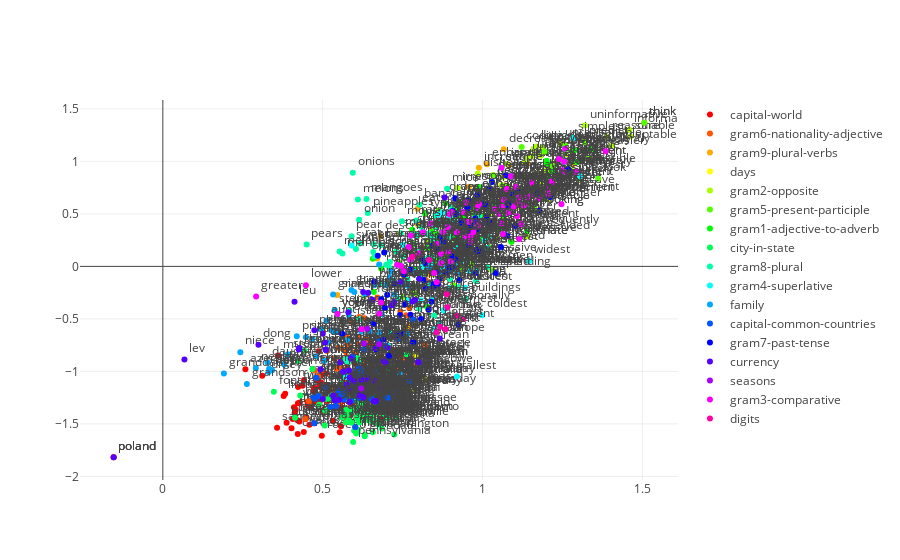

The code cell stored with this chart in its notebook:
### Markdown cell above
#### Note: Notice how for 2D word2vec the words seem to be embedded on a line (perhaps in higher dimensions this is still a relatively limited submanifold. This is similar to what Fig 3 from Hashimoto et al shows

### Code cell
plot_embeddings(model, labeled_word_dict, ratio_words=1, aggregate="w")

### Figure 1 — Plotly figure (JSON) as saved in the notebook; plotly's stock layout.template omitted (floating-point values rounded to 4 significant figures; data arrays with more than 128 entries replaced by an {"elided": "..."} marker saying what was removed)
{"data": [{"marker": {"color": "rgb(255, 0, 0)"}, "mode": "markers+text", "name": "capital-world", "text": {"elided": "232 str values"}, "textposition": "top right", "type": "scatter", "x": {"elided": "232 float values"}, "y": {"elided": "232 float values"}}, {"marker": {"color": "rgb(255, 84, 0)"}, "mode": "markers+text", "name": "gram6-nationality-adjective", "text": ["albanian", "switzerland", "norway", "argentinean", "cambodia", "croatia", "israeli", "cambodian", "macedonia", "colombia", "australia", "egypt", "slovakia", "malta", "iceland", "german", "irish", "french", "thailand", "ukrainian", "greece", "australian", "swiss", "japanese", "icelandic", "chinese", "russian", "moldova", "spanish", "chilean", "sweden", "english", "argentina", "italy", "russia", "israel", "germany", "portuguese", "korean", "peruvian", "thai", "ukraine", "spain", "denmark", "france", "albania", "belorussian", "brazil", "mexican", "maltese", "india", "peru", "brazilian", "ireland", "colombian", "polish", "japan", "norwegian", "korea", "danish", "moldovan", "austrian", "china", "indian", "chile", "belarus", "austria", "greek", "dutch", "slovakian", "portugal", "england", "croatian", "poland", "italian", "egyptian", "macedonian", "swedish", "netherlands", "mexico", "bulgarian", "bulgaria"], "textposition": "top right", "type": "scatter", "x": [0.7432, 0.5244, 0.5657, 0.4762, 0.6914, 0.5747, 0.5927, 0.7582, 0.6967, 0.5516, 0.7705, 0.6769, 0.4465, 0.7304, 0.7917, 0.575, 0.673, 0.5833, 0.5725, 0.4863, 0.617, 0.7493, 0.544, 0.6305, 0.7714, 0.5014, 0.5384, 0.66, 0.6728, 0.5496, 0.5518, 0.8232, 0.5381, 0.5678, 0.564, 0.6743, 0.4873, 0.6346, 0.8199, 0.5133, 0.6144, 0.5843, 0.5423, 0.6211, 0.5566, 0.686, 0.6974, 0.6248, 0.6033, 0.7697, 0.6643, 0.5341, 0.5071, 0.7514, 0.5763, 0.4657, 0.582, 0.6314, 0.6603, 0.5743, 0.6807, 0.5596, 0.4803, 0.6487, 0.4566, 0.6638, 0.5507, 0.6385, 0.572, 0.5786, 0.5851, 0.6526, 0.5642, -0.1538, 0.6125, 0.6711, 0.761, 0.6133, 0.6315, 0.6671, 0.5859, 0.5006], "y": [-0.4298, -1.338, -1.267, -0.9911, -0.9064, -1.126, -0.5316, -0.5786, -0.9218, -1.293, -1.091, -0.7089, -1.454, -0.9838, -0.922, -0.6703, -0.6988, -0.6914, -1.132, -1.049, -1.022, -0.8805, -0.9712, -0.4941, -0.3974, -0.6193, -0.8763, -1.158, -0.6333, -0.7743, -1.269, -0.1312, -1.275, -1.185, -1.004, -0.4627, -1.234, -0.6917, -0.751, -0.805, -0.4826, -1.059, -1.328, -1.225, -1.235, -0.9452, -1.184, -1.081, -0.816, -0.5606, -0.7787, -1.176, -0.8961, -1.039, -0.7368, -0.6951, -0.9923, -0.8998, -1.284, -0.8579, -0.7582, -0.9715, -1.06, -0.6274, -1.284, -1.127, -1.282, -0.2687, -0.8104, -1.103, -1.223, -1.261, -0.788, -1.818, -0.6731, -0.2958, -0.466, -0.7458, -1.207, -1.283, -0.7711, -1.264]}, {"marker": {"color": "rgb(255, 170, 0)"}, "mode": "markers+text", "name": "gram9-plural-verbs", "text": ["predicts", "sit", "sees", "sing", "talks", "thinks", "enhances", "shuffles", "sings", "works", "shuffle", "sits", "listens", "provide", "say", "writes", "enhance", "find", "generate", "increase", "speaks", "screams", "search", "vanishes", "describes", "implements", "generates", "estimates", "implement", "goes", "see", "swims", "decrease", "write", "says", "vanish", "scream", "eats", "work", "estimate", "swim", "think", "eat", "increases", "predict", "plays", "slows", "decreases", "searches", "walks", "talk", "slow", "provides", "walk", "listen", "play", "describe", "speak", "go", "finds"], "textposition": "top right", "type": "scatter", "x": [0.9578, 1.021, 0.7628, 0.8178, 0.8487, 0.9492, 1.014, 0.894, 0.5455, 0.8036, 0.8223, 0.7685, 0.8307, 1.131, 1.332, 0.6701, 1.072, 1.281, 1.194, 0.9941, 0.8101, 0.738, 1.097, 0.842, 0.6817, 0.9995, 1.084, 1.021, 1.114, 0.8893, 1.218, 0.834, 1.034, 1.231, 0.9137, 1.189, 0.7377, 0.7967, 1.064, 1.046, 0.9651, 1.506, 1.071, 0.9887, 1.32, 0.5207, 1.166, 1.067, 1.069, 0.8733, 1.14, 0.9827, 0.7968, 1.031, 1.083, 0.9105, 1.084, 1.07, 1.162, 0.7532], "y": [0.7579, 0.1822, -0.04065, -0.0679, -0.04918, 0.5227, 0.9729, 0.1841, -0.2719, 0.0879, 0.04576, -0.5722, 0.2461, 0.846, 1.032, 0.07571, 0.768, 0.9685, 1.095, 0.5611, 0.1806, 0.3109, 0.6947, 0.3559, 0.2865, 0.5996, 0.9637, 0.4216, 0.7458, 0.2045, 0.9507, -0.07823, 0.867, 0.7585, 0.5217, 0.7047, 0.03731, 0.55, 0.4637, 0.6194, 0.01221, 1.368, 0.7677, 0.9403, 1.186, -0.73, 0.764, 1.115, 0.7703, -0.1253, 0.9816, 0.5588, 0.4023, -0.03561, 0.6247, -0.1809, 0.7576, 0.4331, 0.5642, -0.08898]}, {"marker": {"color": "rgb(255, 255, 0)"}, "mode": "markers+text", "name": "days", "text": ["tuesday", "monday", "friday", "wednesday", "thursday"], "textposition": "top right", "type": "scatter", "x": [0.7833, 0.8204, 0.7906, 0.7692, 0.7541], "y": [-1.183, -1.08, -0.842, -1.173, -1.174]}, {"marker": {"color": "rgb(170, 255, 0)"}, "mode": "markers+text", "name": "gram2-opposite", "text": ["impossible", "undecided", "logical", "unclear", "uninformative", "unconvincing", "unethical", "informative", "comfortable", "inconsistent", "responsible", "unsure", "uncertain", "uncompetitive", "inconvenient", "efficient", "unimpressive", "illogical", "convincing", "sure", "consistent", "uninformed", "dishonest", "acceptable", "ethical", "unreasonable", "unproductive", "informed", "fortunate", "clear", "decided", "unfortunate", "impressive", "productive", "inefficient", "reasonable", "impossibly", "unpleasant", "certain", "unaware", "irrational", "unacceptable", "honest", "unlikely", "possible", "competitive", "likely", "distasteful", "uncomfortable", "known", "unknown", "convenient", "possibly", "pleasant", "aware", "rational", "irresponsible", "tasteful"], "textposition": "top right", "type": "scatter", "x": [1.277, 1.14, 1.169, 1.168, 1.32, 1.132, 1.199, 1.46, 1.108, 1.183, 0.845, 1.175, 1.028, 0.8592, 1.19, 1.295, 1.048, 1.19, 0.9737, 1.463, 1.182, 1.156, 0.9853, 1.403, 1.064, 1.243, 1.171, 0.9229, 1.09, 1.222, 0.8462, 1.067, 0.9657, 1.216, 1.2, 1.391, 1.06, 1.14, 1.06, 0.8766, 1.075, 1.182, 1.262, 1.266, 1.203, 0.9296, 1.304, 1.223, 1.104, 0.628, 0.8363, 1.205, 0.9213, 0.7787, 1.229, 1.16, 0.9223, 0.9755], "y": [0.9233, 0.2843, 1.143, 0.7968, 1.341, 0.9875, 0.9111, 1.3, 0.567, 0.7952, 0.101, 0.8739, 0.5008, 0.05371, 0.6521, 0.994, 0.2641, 1.129, 0.619, 1.236, 0.7974, 1.052, 0.8857, 1.149, 0.846, 1.17, 0.8894, 0.1566, 0.2353, 0.7685, -0.07398, 0.5994, 0.07102, 0.7176, 0.9054, 1.235, 0.6701, 1.033, 0.7748, 0.3396, 0.9752, 1.054, 1.07, 0.9326, 0.8345, -0.04043, 0.8248, 0.9802, 0.7579, -0.2803, 0.0259, 0.6396, 0.5595, -0.2578, 0.7356, 1.121, 0.746, 0.6031]}, {"marker": {"color": "rgb(84, 255, 0)"}, "mode": "markers+text", "name": "gram5-present-participle", "text": ["debugging", "vanish", "describe", "going", "think", "walk", "fly", "inventing", "reading", "say", "describing", "predicting", "dancing", "write", "swimming", "swim", "shuffle", "increase", "generate", "read", "implementing", "running", "sit", "jumping", "go", "run", "decrease", "listen", "walking", "see", "debug", "slowing", "flying", "look", "code", "enhance", "shuffling", "decreasing", "sitting", "screaming", "invent", "saying", "move", "looking", "thinking", "playing", "play", "moving", "seeing", "sing", "discover", "dance", "writing", "predict", "vanishing", "slow", "implement", "generating", "increasing", "coding", "listening", "singing", "enhancing", "jump", "discovering", "scream"], "textposition": "top right", "type": "scatter", "x": [1.259, 1.189, 1.084, 1.212, 1.506, 1.031, 0.8359, 0.8555, 1.015, 1.332, 0.906, 1.023, 0.725, 1.231, 0.7447, 0.9651, 0.8223, 0.9941, 1.194, 1.268, 1.008, 0.8665, 1.021, 0.8968, 1.162, 0.935, 1.034, 1.083, 0.9273, 1.218, 1.262, 1.081, 0.6833, 1.362, 0.8633, 1.072, 0.9634, 1.03, 0.8155, 0.6927, 1.107, 1.096, 1.057, 1.178, 1.11, 0.7338, 0.9105, 0.8927, 0.9777, 0.8178, 0.9158, 0.7531, 0.8563, 1.32, 0.8444, 0.9827, 1.114, 0.9532, 0.9615, 1.123, 0.962, 0.7021, 0.9838, 0.7919, 0.8331, 0.7377], "y": [1.15, 0.7047, 0.7576, 0.6607, 1.368, -0.03561, 0.2397, 0.2766, 0.4734, 1.032, 0.5269, 0.743, -0.1653, 0.7585, -0.6396, 0.01221, 0.04576, 0.5611, 1.095, 0.9269, 0.5908, -0.1127, 0.1822, 0.1392, 0.5642, -0.006899, 0.867, 0.6247, -0.1298, 0.9507, 1.113, 0.6054, -0.3124, 0.8363, 0.5292, 0.768, 0.5398, 0.8046, -0.1307, 0.1313, 0.6469, 0.6841, 0.3204, 0.5298, 0.7105, -0.653, -0.1809, -0.005725, 0.4596, -0.0679, 0.2388, -0.2889, 0.1808, 1.186, 0.1999, 0.5588, 0.7458, 0.5526, 0.3963, 1.138, 0.3131, -0.271, 0.6799, -0.2556, 0.1675, 0.03731]}, {"marker": {"color": "rgb(0, 255, 0)"}, "mode": "markers+text", "name": "gram1-adjective-to-adverb", "text": ["most", "slowly", "slow", "completely", "fortunate", "quickly", "sudden", "swiftly", "reluctantly", "safely", "complete", "unfortunate", "furiously", "cheerfully", "usual", "typical", "amazing", "professional", "freely", "typically", "quiet", "immediate", "obvious", "usually", "rapid", "quick", "furious", "safe", "amazingly", "immediately", "suddenly", "possible", "quietly", "fortunately", "lucky", "unfortunately", "happy", "rapidly", "rare", "precise", "apparent", "mostly", "possibly", "reluctant", "apparently", "serious", "precisely", "infrequent", "efficient", "professionally", "free", "swift", "cheerful", "calmly", "calm", "luckily", "efficiently", "obviously", "rarely", "seriously", "happily", "occasional", "infrequently", "occasionally"], "textposition": "top right", "type": "scatter", "x": [0.842, 0.9146, 0.9827, 0.9892, 1.09, 0.8814, 0.8565, 0.8555, 0.6831, 0.9763, 0.9055, 1.067, 0.6571, 0.8931, 0.9372, 0.8204, 0.9253, 0.7159, 1.155, 0.955, 0.8786, 0.9274, 1.283, 0.9645, 0.8486, 0.9489, 0.6924, 0.987, 1.036, 0.8375, 0.7895, 1.203, 0.8097, 1.052, 0.8285, 1.217, 1.065, 0.8667, 0.901, 1.201, 0.9935, 0.8281, 0.9213, 0.8663, 0.9275, 1.075, 1.202, 1.105, 1.295, 0.8267, 0.9764, 0.6601, 0.7805, 0.8841, 0.9403, 0.9997, 1.34, 1.288, 1.061, 1.051, 0.8932, 0.7847, 1.14, 0.8579], "y": [0.3275, 0.2951, 0.5588, 0.7558, 0.2353, 0.1345, 0.306, 0.05395, -0.02028, 0.3309, 0.2806, 0.5994, 0.07222, 0.4312, 0.6082, 0.5031, 0.2171, -0.9458, 0.7155, 0.6318, 0.1033, 0.2956, 1.099, 0.576, 0.2201, 0.6093, -0.1659, 0.3927, 0.6096, 0.05191, -0.02755, 0.8345, 0.05517, 0.3502, 0.0777, 0.9049, 0.4797, 0.2616, 0.4573, 1.007, 0.4876, 0.1754, 0.5595, 0.2327, 0.4704, 0.7297, 0.9791, 0.3975, 0.994, -0.3833, 0.4953, -0.2443, 0.35, 0.6004, 0.485, 0.2638, 1.112, 1.107, 0.6121, 0.537, 0.08256, 0.2107, 0.3351, 0.2695]}, {"marker": {"color": "rgb(0, 255, 84)"}, "mode": "markers+text", "name": "city-in-state", "text": ["tulsa", "phoenix", "tucson", "irvine", "detroit", "oxnard", "minnesota", "oklahoma", "honolulu", "nevada", "anchorage", "modesto", "huntsville", "houston", "arlington", "memphis", "sacramento", "anaheim", "tennessee", "garland", "dallas", "georgia", "pennsylvania", "worcester", "kansas", "california", "henderson", "pittsburgh", "denver", "ohio", "nashville", "orlando", "colorado", "louisiana", "shreveport", "wisconsin", "spokane", "akron", "toledo", "tacoma", "illinois", "seattle", "minneapolis", "omaha", "philadelphia", "scottsdale", "fremont", "massachusetts", "glendale", "plano", "hialeah", "cleveland", "lexington", "hawaii", "louisville", "kentucky", "indianapolis", "tallahassee", "texas", "amarillo", "michigan", "milwaukee", "tampa", "boston", "chandler", "florida", "portland", "wichita", "austin", "mesa", "atlanta", "nebraska", "reno", "cincinnati", "stockton", "bakersfield", "jacksonville", "irving", "fontana", "chicago", "laredo", "lubbock", "fresno", "arizona", "alabama", "madison", "oakland", "baltimore", "washington", "oregon", "alaska", "indiana", "miami", "maryland"], "textposition": "top right", "type": "scatter", "x": [0.6697, 0.6079, 0.615, 0.5224, 0.6572, 0.6725, 0.5821, 0.6614, 0.5733, 0.6466, 0.7628, 0.4888, 0.6472, 0.5953, 0.724, 0.6551, 0.703, 0.5739, 0.615, 0.4432, 0.5773, 0.6332, 0.5953, 0.5905, 0.6854, 0.5607, 0.43, 0.6111, 0.6053, 0.6318, 0.6536, 0.5272, 0.6157, 0.6327, 0.5764, 0.6218, 0.6641, 0.6617, 0.5079, 0.6343, 0.6052, 0.6459, 0.6588, 0.6935, 0.6239, 0.6078, 0.6836, 0.5066, 0.6315, 0.6067, 0.6589, 0.5948, 0.6107, 0.6764, 0.642, 0.5726, 0.6334, 0.704, 0.6174, 0.5611, 0.6677, 0.6084, 0.638, 0.6444, 0.4228, 0.6512, 0.6773, 0.7301, 0.5572, 0.5342, 0.6331, 0.6743, 0.514, 0.5911, 0.5804, 0.6895, 0.6787, 0.4681, 0.3473, 0.6433, 0.4135, 0.5828, 0.6571, 0.6278, 0.6249, 0.6496, 0.651, 0.6138, 0.6526, 0.7089, 0.7017, 0.5986, 0.65, 0.6105], "y": [-1.292, -0.8759, -1.333, -1.34, -1.222, -1.479, -1.473, -1.48, -1.375, -1.469, -0.8359, -1.319, -1.372, -1.24, -1.601, -1.204, -1.446, -1.365, -1.487, -0.804, -1.262, -1.358, -1.672, -1.489, -1.543, -1.436, -1.228, -1.302, -1.348, -1.605, -1.24, -1.23, -1.4, -1.405, -1.403, -1.448, -1.399, -1.344, -1.375, -1.3, -1.591, -1.161, -1.448, -1.317, -1.326, -1.445, -1.356, -1.514, -1.618, -1.283, -1.455, -1.272, -1.457, -1.025, -1.431, -1.484, -1.373, -1.357, -1.308, -1.228, -1.492, -1.419, -1.461, -1.185, -0.9018, -1.356, -1.284, -1.439, -1.119, -1.266, -1.292, -1.507, -1.265, -1.37, -1.456, -1.408, -1.493, -0.9771, -1.195, -1.169, -1.442, -1.476, -1.58, -1.337, -1.403, -1.439, -1.456, -1.352, -1.258, -1.38, -1.007, -1.566, -1.191, -1.556]}, {"marker": {"color": "rgb(0, 255, 169)"}, "mode": "markers+text", "name": "gram8-plural", "text": ["pigs", "cloud", "dollar", "goat", "onions", "goats", "hand", "colors", "melon", "donkey", "finger", "pear", "woman", "cats", "child", "buildings", "onion", "children", "dollars", "rats", "bananas", "pears", "cow", "men", "computers", "donkeys", "car", "eye", "cat", "cows", "pineapple", "roads", "hands", "dream", "dogs", "building", "women", "bird", "machines", "eyes", "mangoes", "elephants", "mice", "eagle", "snake", "bottles", "mouse", "road", "horse", "melons", "banana", "pig", "mango", "birds", "man", "eagles", "elephant", "fingers", "machine", "monkey", "horses", "bottle", "lions", "cars", "clouds", "pineapples", "computer", "rat", "snakes", "lion", "monkeys", "color", "dreams", "dog"], "textposition": "top right", "type": "scatter", "x": [0.7986, 0.8088, 0.8019, 0.7085, 0.5944, 0.7932, 1.019, 0.9897, 0.553, 0.69, 0.8523, 0.5906, 0.7652, 0.8318, 0.7652, 0.9477, 0.6141, 0.9238, 0.9808, 0.7926, 0.8032, 0.4499, 0.6987, 0.9796, 1.099, 0.7986, 0.8339, 0.8911, 0.729, 0.8431, 0.6042, 0.8486, 0.9032, 0.8073, 0.8965, 0.802, 1.015, 0.7105, 0.9269, 0.9839, 0.6371, 0.8225, 0.8892, 0.6147, 0.6597, 0.8618, 0.7478, 0.5716, 0.7368, 0.6102, 0.6825, 0.6584, 0.5619, 0.852, 0.7845, 0.5788, 0.7208, 1.015, 0.8336, 0.6628, 0.8684, 0.7879, 0.6168, 0.8992, 0.9053, 0.6414, 0.9843, 0.6171, 0.9062, 0.5841, 0.7442, 0.9025, 0.8424, 0.7504], "y": [0.3007, 0.3743, -0.1178, -0.01341, 0.8925, 0.2912, 0.2811, 0.4834, 0.1427, -0.1629, 0.4852, 0.2879, -0.1829, 0.3134, -0.1278, -0.3103, 0.4438, -0.1977, -0.04443, 0.436, 0.5861, 0.2092, 0.01638, -0.1402, 0.6505, 0.1401, -0.1823, 0.4097, 0.1384, 0.2594, 0.1663, -0.4687, 0.0137, -0.06599, 0.2841, -0.4007, -0.007437, 0.04205, 0.5094, 0.4622, 0.6424, 0.01928, 0.7392, -0.4999, 0.2106, 0.4113, 0.4298, -0.8818, -0.3052, 0.6359, 0.2022, 0.1363, 0.1217, 0.3759, -0.05022, -0.9131, -0.1365, 0.5414, 0.2971, 0.09522, -0.00828, 0.3009, -0.903, -0.1207, 0.4468, 0.5087, 0.4781, 0.2175, 0.4949, -0.4219, 0.3165, 0.5601, 0.09369, 0.09647]}, {"marker": {"color": "rgb(0, 255, 255)"}, "mode": "markers+text", "name": "gram4-superlative", "text": ["short", "tasty", "brightest", "shortest", "biggest", "long", "good", "wide", "weak", "large", "lucky", "strange", "hot", "warmest", "worst", "easiest", "weakest", "simple", "big", "lowest", "fastest", "luckiest", "simplest", "tall", "best", "oldest", "cool", "old", "slowest", "greatest", "sweetest", "easy", "youngest", "sweet", "young", "strong", "quickest", "largest", "weird", "dark", "hottest", "longest", "high", "highest", "sharpest", "quick", "great", "smart", "coolest", "slow", "bright", "strongest", "sharp", "strangest", "tallest", "smartest", "warm", "coldest", "darkest", "low", "smallest", "small", "weirdest", "cold", "fast", "bad", "widest"], "textposition": "top right", "type": "scatter", "x": [0.9, 0.8742, 0.8129, 0.9605, 0.8063, 0.9609, 1.256, 0.8918, 1.259, 0.8558, 0.8285, 0.8944, 0.7453, 0.8782, 0.9174, 1.305, 1.016, 1.06, 0.8704, 0.9151, 0.8415, 0.9457, 1.283, 0.754, 0.8773, 0.7049, 0.9394, 0.8568, 0.9431, 0.8092, 0.8367, 1.255, 0.5727, 0.5906, 0.5464, 0.9197, 0.8958, 0.7142, 0.8628, 0.752, 0.8641, 0.849, 0.6773, 0.7683, 0.9693, 0.9489, 0.8704, 0.838, 0.8961, 0.9827, 0.8137, 0.8647, 0.7758, 1.006, 0.9201, 0.8958, 0.8774, 0.9995, 0.8737, 0.8979, 0.836, 0.733, 0.9458, 0.8929, 0.8912, 1.089, 1.146], "y": [0.04656, 0.5122, -0.006685, -0.04591, -0.3233, 0.2334, 0.9977, 0.1417, 1.121, 0.2157, 0.0777, 0.4878, 0.003019, -0.4174, 0.1718, 0.8596, 0.1758, 0.9388, 0.0332, 0.036, -0.3228, -0.204, 1.223, -0.04693, -0.01658, -0.7583, 0.5182, -0.152, 0.05613, -0.1143, 0.03, 0.9019, -1.053, 0.1991, -0.4527, 0.3254, -0.02989, -0.6356, 0.4922, 0.205, -0.5368, -0.5975, -0.4503, -0.3173, 0.3181, 0.6093, 0.1195, 0.4081, -0.2079, 0.5588, 0.3259, -0.06231, 0.2948, 0.2492, -1.049, -0.03178, 0.3275, -0.4652, 0.05605, 0.4953, 0.002614, 0.01591, 0.2443, 0.141, 0.3757, 0.8579, 0.05102]}, {"marker": {"color": "rgb(0, 169, 255)"}, "mode": "markers+text", "name": "family", "text": ["sister", "aunt", "woman", "girl", "sisters", "bride", "stepfather", "princess", "his", "nephew", "granddaughter", "sons", "dad", "boy", "stepmother", "grandpa", "father", "daughter", "stepsister", "her", "uncle", "grandmother", "stepson", "husband", "son", "mom", "grandson", "queen", "policeman", "stepbrother", "wife", "grandfather", "brother", "she", "grandma", "king", "groom", "mother", "brothers", "niece", "man", "prince", "daughters", "stepdaughter", "policewoman", "he"], "textposition": "top right", "type": "scatter", "x": [0.6214, 0.512, 0.7652, 0.7396, 0.6755, 0.6622, 0.5273, 0.419, 0.5991, 0.2909, 0.1911, 0.6859, 0.7144, 0.7246, 0.5376, 0.5328, 0.6492, 0.3273, 0.4476, 0.7101, 0.4967, 0.5818, 0.3308, 0.7661, 0.3419, 0.6769, 0.2628, 0.5196, 0.6322, 0.3909, 0.5064, 0.5347, 0.4787, 0.9209, 0.5901, 0.4678, 0.6998, 0.6852, 0.5757, 0.2425, 0.7845, 0.3799, 0.7413, 0.3326, 0.5405, 0.8325], "y": [-0.621, -0.5148, -0.1829, -0.1696, -0.6278, -0.1765, -0.6111, -0.6663, -0.243, -0.9671, -1.02, -0.8949, -0.0448, -0.2685, -0.4148, -0.2673, -0.6212, -0.9148, -0.674, -0.1032, -0.5978, -0.4641, -1.007, -0.6414, -0.9892, 0.01855, -1.119, -0.7249, -0.2671, -0.8376, -0.8991, -0.6238, -0.8562, -0.06413, -0.2253, -0.6917, -0.1766, -0.4566, -0.7031, -0.8173, -0.05022, -0.9333, -1.02, -0.9747, -0.618, -0.008574]}, {"marker": {"color": "rgb(0, 85, 255)"}, "mode": "markers+text", "name": "capital-common-countries", "text": ["havana", "vietnam", "bangkok", "berlin", "pakistan", "athens", "japan", "london", "paris", "oslo", "england", "tokyo", "china", "ottawa", "canberra", "stockholm", "finland", "canada", "australia", "egypt", "iraq", "beijing", "moscow", "afghanistan", "rome", "tehran", "greece", "switzerland", "norway", "baghdad", "germany", "madrid", "spain", "france", "islamabad", "helsinki", "thailand", "kabul", "sweden", "italy", "cairo", "hanoi", "russia", "cuba", "iran", "bern"], "textposition": "top right", "type": "scatter", "x": [0.541, 0.7992, 0.5583, 0.4756, 0.6967, 0.5972, 0.582, 0.6095, 0.5084, 0.615, 0.6526, 0.5897, 0.4803, 0.7044, 0.7205, 0.5675, 0.5901, 0.6812, 0.7705, 0.6769, 0.7817, 0.6638, 0.5495, 0.7349, 0.5933, 0.6156, 0.617, 0.5244, 0.5657, 0.6283, 0.4873, 0.4714, 0.5423, 0.5566, 0.6188, 0.6022, 0.5725, 0.6631, 0.5518, 0.5678, 0.6108, 0.6166, 0.564, 0.6224, 0.5099, 0.4742], "y": [-1.285, -0.9129, -1.243, -1.26, -0.7539, -1.152, -0.9923, -1.144, -1.15, -1.251, -1.261, -1.109, -1.06, -1.251, -1.192, -1.234, -1.282, -1.162, -1.091, -0.7089, -0.5039, -1.289, -1.188, -0.6909, -0.8562, -1.03, -1.022, -1.338, -1.267, -0.7923, -1.234, -1.251, -1.328, -1.235, -1.127, -1.533, -1.132, -0.998, -1.269, -1.185, -0.979, -0.9999, -1.004, -0.9799, -0.794, -1.493]}, {"marker": {"color": "rgb(0, 0, 255)"}, "mode": "markers+text", "name": "gram7-past-tense", "text": ["screamed", "running", "walking", "knew", "writing", "feeding", "seeing", "screaming", "selling", "striking", "struck", "decreased", "going", "reading", "spent", "listened", "saw", "swam", "paid", "went", "enhancing", "hitting", "sang", "sitting", "hiding", "swimming", "dancing", "spending", "sat", "knowing", "taking", "flying", "listening", "vanished", "sleeping", "thought", "hid", "generated", "slowed", "predicting", "falling", "implementing", "enhanced", "took", "thinking", "singing", "slowing", "danced", "shrank", "generating", "slept", "moving", "described", "hit", "read", "vanishing", "looking", "moved", "flew", "increasing", "decreasing", "said", "increased", "describing", "predicted", "playing", "wrote", "implemented", "looked", "paying", "ran", "fed", "sold", "saying", "walked", "jumped", "fell", "shrinking", "played", "jumping"], "textposition": "top right", "type": "scatter", "x": [0.8211, 0.8665, 0.9273, 1.077, 0.8563, 0.9512, 0.9777, 0.6927, 0.8854, 0.8785, 0.7577, 0.915, 1.212, 1.015, 0.9243, 0.9825, 0.8599, 0.7075, 0.9863, 0.8319, 0.9838, 0.7533, 0.5614, 0.8155, 0.9066, 0.7447, 0.725, 1.041, 0.7421, 1.173, 0.9187, 0.6833, 0.962, 0.9785, 0.8122, 1.081, 0.7746, 1.073, 1.058, 1.023, 0.9044, 1.008, 0.9545, 0.7747, 1.11, 0.7021, 1.081, 0.6944, 0.8599, 0.9532, 0.8469, 0.8927, 0.6725, 0.8214, 1.268, 0.8444, 1.178, 0.7833, 0.6669, 0.9615, 1.03, 0.9321, 0.8682, 0.906, 0.9172, 0.7338, 0.6621, 1.024, 1.102, 0.9602, 0.6893, 0.9561, 0.808, 1.096, 0.8405, 0.8472, 0.6583, 0.9845, 0.6372, 0.8968], "y": [0.02973, -0.1127, -0.1298, 0.2946, 0.1808, 0.6133, 0.4596, 0.1313, -0.05734, 0.237, -0.3601, 0.6491, 0.6607, 0.4734, -0.5509, 0.1561, -0.05172, -0.8513, 0.1452, -0.4112, 0.6799, -0.07805, -0.6418, -0.1307, 0.09274, -0.6396, -0.1653, -0.06287, -0.4637, 0.6941, 0.06631, -0.3124, 0.3131, -0.06348, 0.06405, 0.5808, -0.02874, 0.8669, 0.1837, 0.743, -0.01073, 0.5908, 0.6305, -0.4606, 0.7105, -0.271, 0.6054, -0.3969, -0.1684, 0.5526, -0.1708, -0.005725, 0.1022, -0.2112, 0.9269, 0.1999, 0.5298, -0.7219, -0.7895, 0.3963, 0.8046, 0.4182, 0.2743, 0.5269, 0.4986, -0.653, -0.1447, 0.4151, 0.3877, 0.3196, -0.6949, 0.207, -0.5019, 0.6841, -0.3372, -0.1969, -0.5461, 0.3498, -1.062, 0.1392]}, {"marker": {"color": "rgb(84, 0, 255)"}, "mode": "markers+text", "name": "currency", "text": ["mexico", "algeria", "euro", "yen", "latvia", "dinar", "brazil", "lev", "india", "poland", "europe", "real", "romania", "lithuania", "rupee", "thailand", "dollar", "baht", "litas", "dong", "dram", "won", "armenia", "croatia", "canada", "leu", "rial", "kwanza", "nigeria", "angola", "bulgaria", "japan", "vietnam", "iran", "forint", "kuna", "hungary", "malaysia", "denmark", "cambodia", "krona", "russia", "argentina", "sweden", "ruble", "krone", "ukraine", "naira", "peso", "korea", "ringgit", "riel", "macedonia", "usa"], "textposition": "top right", "type": "scatter", "x": [0.6671, 0.6221, 0.7031, 0.5802, 0.6268, 0.5077, 0.6248, 0.06761, 0.6643, -0.1538, 0.8666, 0.9846, 0.5845, 0.5813, 0.7892, 0.5725, 0.8019, 0.781, 0.7163, 0.2992, 0.8819, 0.6145, 0.5876, 0.5747, 0.6812, 0.412, 0.4268, 0.555, 0.642, 0.6633, 0.5006, 0.582, 0.7992, 0.5099, 0.6553, 0.5004, 0.5327, 0.5977, 0.6211, 0.6914, 0.7429, 0.564, 0.5381, 0.5518, 0.7237, 0.4252, 0.5843, 0.6267, 0.474, 0.6603, 0.6426, 0.4929, 0.6967, 0.6233], "y": [-1.283, -1.082, -0.7725, -0.4368, -1.248, -0.7242, -1.081, -0.8862, -0.7787, -1.818, -0.6878, 0.4262, -1.291, -1.164, -0.3176, -1.132, -0.1178, -0.334, -0.3707, -0.7464, 0.6557, -1.226, -0.8775, -1.126, -1.162, -0.3364, -0.7779, -0.9133, -1.072, -1.094, -1.264, -0.9923, -0.9129, -0.794, -0.3175, -0.6426, -1.229, -1.092, -1.225, -0.9064, -0.1455, -1.004, -1.275, -1.269, -0.3423, -0.7908, -1.059, -0.245, -0.6091, -1.284, -0.2517, -0.9799, -0.9218, -1.084]}, {"marker": {"color": "rgb(169, 0, 255)"}, "mode": "markers+text", "name": "seasons", "text": ["winter", "summer", "autumn", "spring"], "textposition": "top right", "type": "scatter", "x": [0.6294, 0.6208, 0.6764, 0.6394], "y": [-0.7347, -1.163, -0.7413, -0.5937]}, {"marker": {"color": "rgb(255, 0, 255)"}, "mode": "markers+text", "name": "gram3-comparative", "text": ["great", "smart", "cold", "longer", "taller", "big", "wide", "cooler", "younger", "long", "newer", "greater", "quicker", "safe", "sharper", "bigger", "hot", "stronger", "tough", "weak", "strong", "loud", "colder", "quick", "deeper", "larger", "cool", "smarter", "tougher", "older", "tall", "warm", "better", "small", "weaker", "heavier", "tighter", "slow", "simple", "deep", "bad", "easier", "lower", "young", "safer", "high", "sharp", "hotter", "faster", "wider", "good", "old", "cheap", "shorter", "smaller", "worse", "large", "new", "low", "brighter", "slower", "heavy", "cheaper", "bright", "harder", "easy", "louder", "short", "simpler", "warmer", "tight", "higher", "hard", "fast"], "textposition": "top right", "type": "scatter", "x": [0.8704, 0.838, 0.8929, 1.247, 1.115, 0.8704, 0.8918, 1.06, 0.6217, 0.9609, 0.9718, 0.2918, 1.215, 0.987, 1.076, 1.109, 0.7453, 1.113, 0.959, 1.259, 0.9197, 0.9037, 1.12, 0.9489, 1.066, 0.9622, 0.9394, 1.221, 1.097, 0.8491, 0.754, 0.8774, 1.292, 0.733, 1.115, 1.114, 1.103, 0.9827, 1.06, 0.7685, 1.089, 1.385, 0.4476, 0.5464, 1.129, 0.6773, 0.7758, 1.062, 1.156, 1.08, 1.256, 0.8568, 0.9894, 1.051, 0.9464, 1.203, 0.8558, 0.6829, 0.8979, 1.176, 1.149, 0.7741, 1.206, 0.8137, 1.249, 1.255, 1.037, 0.9, 1.24, 1.064, 0.8013, 0.955, 1.143, 0.8912], "y": [0.1195, 0.4081, 0.141, 0.5928, 0.2609, 0.0332, 0.1417, 0.409, -0.5997, 0.2334, 0.327, -0.2861, 0.808, 0.3927, 0.7369, 0.4768, 0.003019, 0.6172, 0.4245, 1.121, 0.3254, 0.5183, 0.4027, 0.6093, 0.6368, 0.2876, 0.5182, 0.7836, 0.5709, -0.06193, -0.04693, 0.3275, 0.8985, 0.01591, 0.6552, 0.6448, 0.7555, 0.5588, 0.9388, 0.1847, 0.8579, 1.096, -0.1792, -0.4527, 0.5803, -0.4503, 0.2948, 0.566, 0.798, 0.5083, 0.9977, -0.152, 0.5919, 0.5015, 0.2768, 0.7401, 0.2157, -0.3443, 0.4953, 0.6437, 0.6679, 0.06639, 0.6897, 0.3259, 0.9148, 0.9019, 0.5407, 0.04656, 1.024, 0.3079, 0.1253, 0.4275, 0.6553, 0.3757]}, {"marker": {"color": "rgb(255, 0, 170)"}, "mode": "markers+text", "name": "digits", "text": ["two", "three", "four", "one", "five", "eight", "six", "seven", "nine"], "textposition": "top right", "type": "scatter", "x": [0.833, 0.8879, 0.8904, 0.7807, 0.9204, 0.8845, 0.9397, 0.8672, 0.8559], "y": [0.06061, -0.2663, -0.3895, 0.09144, -0.4702, -0.5988, -0.5018, -0.5753, -0.6278]}], "layout": {}}
